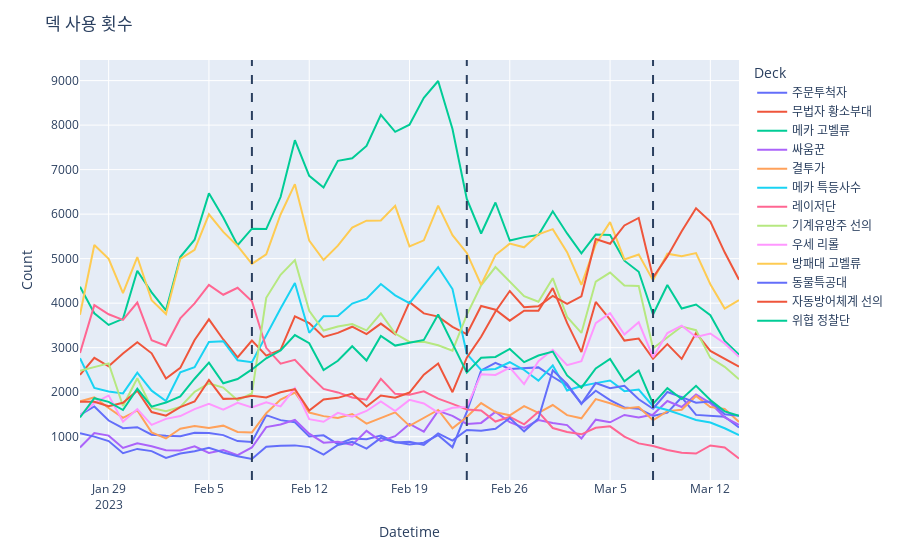

The notebook cell saved with this chart:
### Code cell
day_count = px.line(data_frame = day_deck_summary, x = day_deck_summary.Datetime, y = day_deck_summary.Count, color = day_deck_summary.Deck)

day_count.update_layout(title = '덱 사용 횟수')
day_count.add_vline(x = '2023-02-08', line_dash = 'dash')
day_count.add_vline(x = '2023-02-23', line_dash = 'dash')
day_count.add_vline(x = '2023-03-08', line_dash = 'dash')
